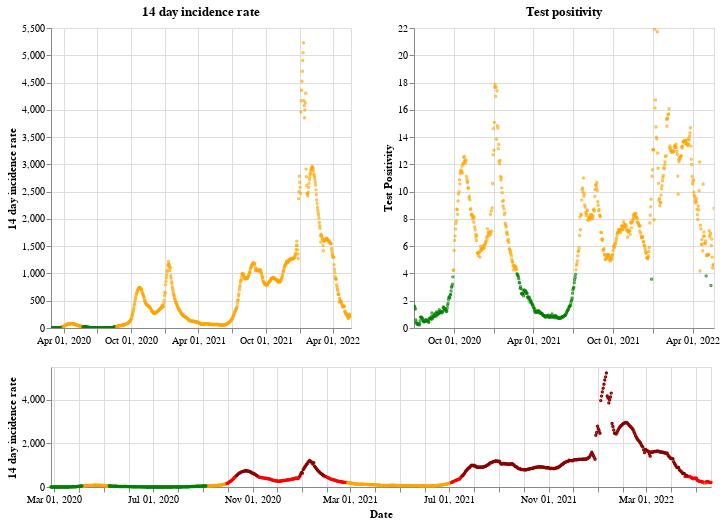

This figure's notebook cell:
### Markdown cell above
## Northern Ireland

### Code cell
plot_traffic_light('Northern Ireland')

### Figure 1 — Vega-Lite specification as saved in the notebook (floating-point values rounded to 4 significant figures; data arrays with more than 128 entries replaced by an {"elided": "..."} marker saying what was removed)
{"config": {"view": {"continuousWidth": 400, "continuousHeight": 300}}, "vconcat": [{"hconcat": [{"mark": {"type": "point", "size": 2}, "encoding": {"color": {"condition": {"value": "green", "test": "(datum.twoWeeklyCasesRate <= 25)"}, "value": "orange"}, "tooltip": [{"type": "nominal", "field": "areaName"}, {"type": "temporal", "field": "date"}, {"type": "quantitative", "field": "twoWeeklyCasesRate"}, {"type": "quantitative", "field": "testPositivity"}], "x": {"type": "temporal", "axis": {"title": ""}, "field": "date", "scale": {"domain": {"selection": "DateBrush"}}, "timeUnit": "yearmonthdate"}, "y": {"type": "quantitative", "axis": {"title": "14 day incidence rate"}, "field": "twoWeeklyCasesRate"}}, "title": "14 day incidence rate", "width": 300}, {"mark": {"type": "point", "size": 2}, "encoding": {"color": {"condition": {"value": "green", "test": "(datum.testPositivity <= 4)"}, "value": "orange"}, "tooltip": [{"type": "nominal", "field": "areaName"}, {"type": "temporal", "field": "date"}, {"type": "quantitative", "field": "twoWeeklyCasesRate"}, {"type": "quantitative", "field": "testPositivity"}], "x": {"type": "temporal", "axis": {"title": ""}, "field": "date", "scale": {"domain": {"selection": "DateBrush"}}, "timeUnit": "yearmonthdate"}, "y": {"type": "quantitative", "axis": {"title": "Test Positivity"}, "field": "testPositivity"}}, "title": "Test positivity", "width": 300}]}, {"layer": [{"mark": {"type": "point", "size": 2}, "encoding": {"color": {"condition": {"value": "orange", "test": "(((datum.testPositivity < 4) && (datum.twoWeeklyCasesRate >= 50)) && (datum.twoWeeklyCasesRate < 200))"}, "value": "red"}, "opacity": {"condition": {"value": 1, "test": "((datum.twoWeeklyCasesRate >= 50) && (datum.twoWeeklyCasesRate < 500))"}, "value": 0}, "tooltip": [{"type": "nominal", "field": "areaName"}, {"type": "temporal", "field": "date"}, {"type": "quantitative", "field": "twoWeeklyCasesRate"}, {"type": "quantitative", "field": "testPositivity"}], "x": {"type": "temporal", "axis": {"title": "Date"}, "field": "date", "timeUnit": "yearmonthdate"}, "y": {"type": "quantitative", "axis": {"title": "14 day incidence rate"}, "field": "twoWeeklyCasesRate"}}, "selection": {"DateBrush": {"type": "interval", "encodings": ["x"], "fields": ["Time"]}}}, {"mark": {"type": "point", "size": 2}, "encoding": {"color": {"value": "darkred"}, "opacity": {"condition": {"value": 1, "test": "(datum.twoWeeklyCasesRate >= 500)"}, "value": 0}, "tooltip": [{"type": "nominal", "field": "areaName"}, {"type": "temporal", "field": "date"}, {"type": "quantitative", "field": "twoWeeklyCasesRate"}, {"type": "quantitative", "field": "testPositivity"}], "x": {"type": "temporal", "axis": {"title": "Date"}, "field": "date", "timeUnit": "yearmonthdate"}, "y": {"type": "quantitative", "axis": {"title": "14 day incidence rate"}, "field": "twoWeeklyCasesRate"}}}, {"mark": {"type": "point", "size": 2}, "encoding": {"color": {"condition": {"value": "green", "test": "((datum.testPositivity < 4) && (datum.twoWeeklyCasesRate < 50))"}, "value": "orange"}, "opacity": {"condition": {"value": 1, "test": "(datum.twoWeeklyCasesRate < 50)"}, "value": 0}, "tooltip": [{"type": "nominal", "field": "areaName"}, {"type": "temporal", "field": "date"}, {"type": "quantitative", "field": "twoWeeklyCasesRate"}, {"type": "quantitative", "field": "testPositivity"}], "x": {"type": "temporal", "axis": {"title": "Date"}, "field": "date", "timeUnit": "yearmonthdate"}, "y": {"type": "quantitative", "axis": {"title": "14 day incidence rate"}, "field": "twoWeeklyCasesRate"}}}], "height": 120, "width": 660}], "data": {"name": "data-3ba59eb7178cee48e4884a57b7a83ffd"}, "$schema": "https://vega.github.io/schema/vega-lite/v4.8.1.json", "datasets": {"data-3ba59eb7178cee48e4884a57b7a83ffd": {"elided": "815 records"}}}
